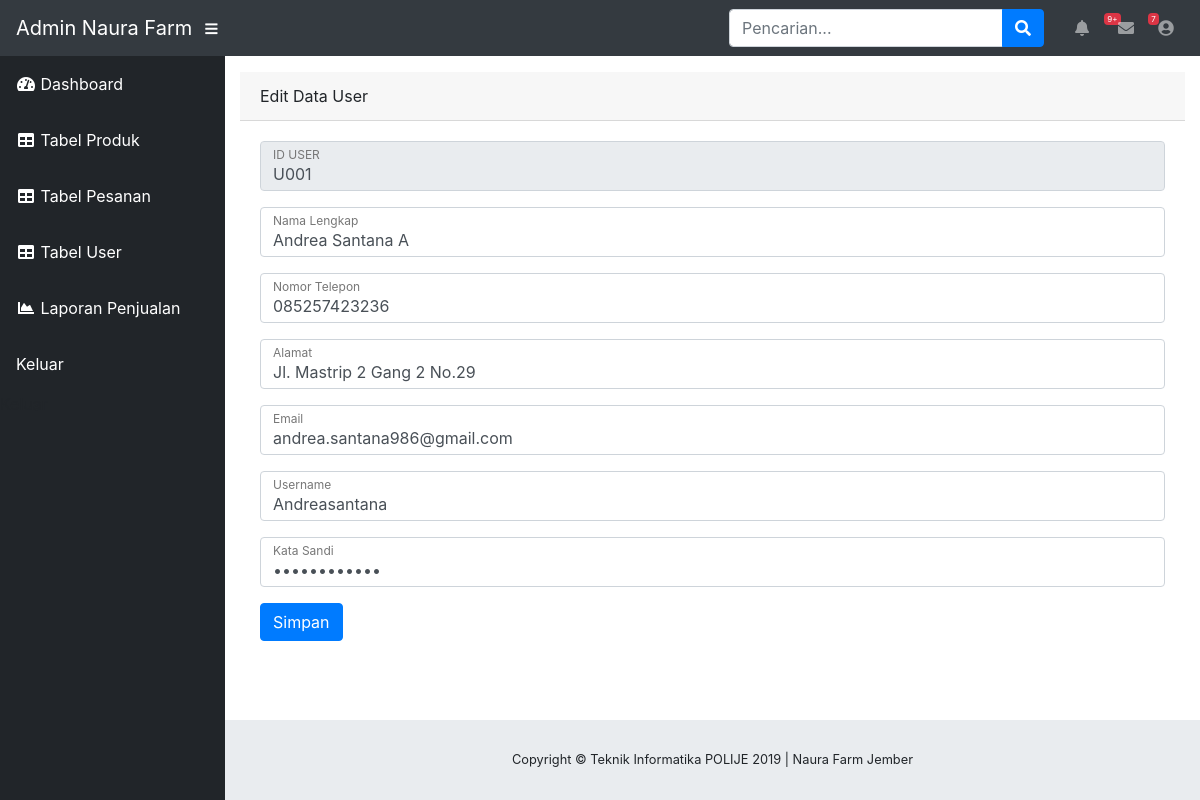
The app's page /WEB_NF/admin/index.php?page=user&aksi=edit-user&id=U001 with its own data.
### tables this page shows
CREATE TABLE `user` (
  `ID_USER` varchar(5) NOT NULL,
  `NAMA` varchar(100) DEFAULT NULL,
  `NOMOR_TELEPON` varchar(13) DEFAULT NULL,
  `ALAMAT` varchar(150) DEFAULT NULL,
  `EMAIL` varchar(50) DEFAULT NULL,
  `USERNAME` varchar(20) DEFAULT NULL,
  `PASSWORD` varchar(20) DEFAULT NULL,
  `LEVEL` int(3) NOT NULL COMMENT '1. Admin, 2. Karyawan, 3. User'
);

### WEB_NF/admin/edit-user.php (the view, shortened to what this page needs)
<?php
$conn = mysqli_connect("localhost", "root", "", "naura_farm");
  $id = $_GET['id'];
  $sql = $conn->query("SELECT * FROM user WHERE ID_USER='$id'");
  $tampil = $sql->fetch_assoc();
?>
<!DOCTYPE html>
<html lang="en">
<head>
  <link href="vendor/fontawesome-free/css/all.min.css" rel="stylesheet" type="text/css">
  <link href="css/sb-admin.css" rel="stylesheet">
</head>
<body>
  <div class="card-header">Edit Data User</div>
    <div class="card-body">
      <form method="POST">
          <div class="form-group">
            <div class="form-label-group">
              <input type="text"
                    id="iduser"
                    class="form-control"
                    placeholder="ID User"
                    required="required"
                    name="iduser"
                    value="<?php echo $tampil['ID_USER'];?>" disabled>
              <label for="iduser">ID USER</label>
            </div>
          </div>
          <div class="form-group">
            <div class="form-label-group">
              <input type="text" id="fullName"
                    class="form-control"
                    placeholder="Nama lengkap"
                    required="required"
                    name="namalengkap"
                    value="<?php echo $tampil['NAMA'];?>">
              <label for="fullName">Nama Lengkap</label>
            </div>
          </div>
        <div class="form-group">
          <div class="form-label-group">
            <input type="text"
                  id="phoneNumber"
                  class="form-control"
                  placeholder="Nomor telepon"
                  name="nomortelepon"
                  required="required"
                  onkeypress="return hanyaAngka(event)"
                  maxlength="14"
                  value="<?php echo $tampil['NOMOR_TELEPON'];?>">
            <label for="phoneNumber">Nomor Telepon</label>
          </div>
        </div>
        <div class="form-group">
          <div class="form-label-group">
            <input type="text"
                  id="address"
                  class="form-control"
                  placeholder="Alamat"
                  name="alamat"
                    required="required"
                    value="<?php echo $tampil['ALAMAT'];?>">
            <label for="address">Alamat</label>
          </div>
        </div>
        <div class="form-group">
          <div class="form-label-group">
            <input type="email"
                  id="inputEmail"
                  class="form-control"
                  placeholder="Email"
                  name="email"
                  required="required"
                  value="<?php echo $tampil['EMAIL'];?>">
            <label for="inputEmail">Email</label>
          </div>
        </div>
        <div class="form-group">
          <div class="form-label-group">
            <input type="text"
                  id="username"
                  class="form-control"
                  placeholder="Username"
                  required="required"
                  name="username"
                  value="<?php echo $tampil['USERNAME'];?>">
            <label for="username">Username</label>
          </div>
        </div>
        <div class="form-group">
          <div class="form-label-group">
            <input type="password"
                    id="inputPassword"
                    class="form-control"
                    placeholder="Kata sandi"
                    name="katasandi"
                    required="required"
                    value="<?php echo $tampil['PASSWORD'];?>">
            <label for="inputPassword">Kata Sandi</label>
          </div>
        </div>
      <button type="submit"
        class="btn btn-primary"
        name="edituser"
        href="tabel-user.php"
        value="">
        Simpan
      </button>
      </form>
    </div>
</body>
</html>

### records on screen
user: iduser "U001", namalengkap "Andrea Santana A", nomortelepon "085257423236", alamat "Jl. Mastrip 2 Gang 2 No.29", email "andrea.santana986@gmail.com", username "Andreasantana"
